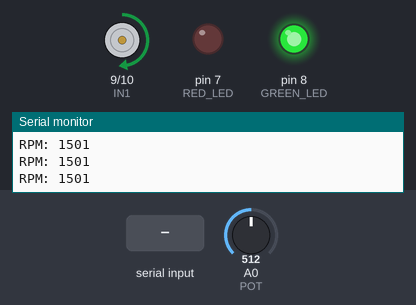
Bench run of a sketch on a simulated Arduino Uno, built with avr-gcc and run on an emulated ATmega328P. Shown: motor-driver pin pairs drawn as motors (green arrow = first pin HIGH = forward, orange = second pin HIGH = backward, longer = more drive, scaled by the enable pin), output pins drawn as LEDs (lit = HIGH), the last lines printed to the serial monitor. Inputs (shaded band) come from the test bench; at power-on: A0 (POT) = 512.

Above: at 1.2 s.
1.3 s: "FAILURE\n" received over Serial
At 1.9 s:
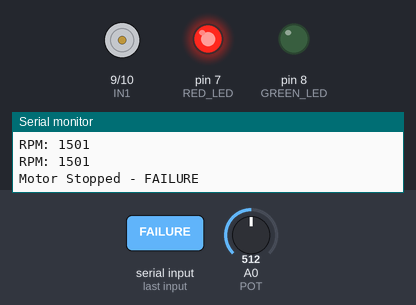
4.0 s: A0 (POT) set to 716
At 4.5 s:
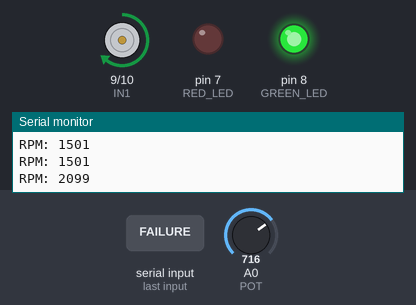
5.5 s: A0 (POT) set to 122
At 6.7 s:
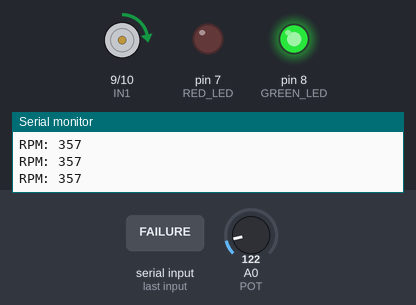
7.0 s: A0 (POT) set to 0
At 8.1 s:
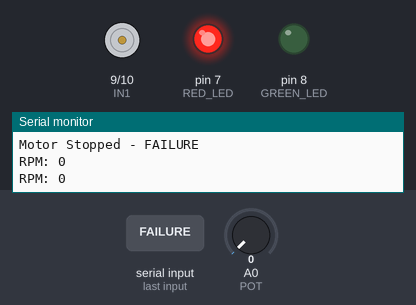
8.5 s: A0 (POT) set to 511
At 8.9 s:
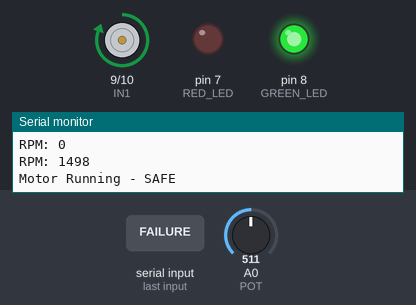
Timing chart, 0 to 11.5 s (numbered marks = the images above; inputs shaded):
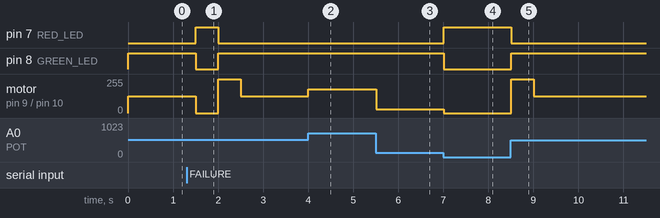

Measured:
- after the input at 1.3 s, pin 7 (RED_LED): LOW → HIGH after 0.20 s, → LOW 0.50 s later; pin 8 (GREEN_LED): HIGH → LOW after 0.20 s, → HIGH 0.50 s later; motor on pin 9 (IN1) / pin 10 (IN2): forward 127/255 → stopped after 0.20 s, → forward 255/255 0.50 s later, → forward 127/255 0.50 s later
- after the input at 4.0 s, motor on pin 9 (IN1) / pin 10 (IN2): forward 127/255 → forward 178/255 at once
- after the input at 5.5 s, motor on pin 9 (IN1) / pin 10 (IN2): forward 178/255 → forward 30/255 at once
- after the input at 7.0 s, pin 7 (RED_LED): LOW → HIGH at once; pin 8 (GREEN_LED): HIGH → LOW at once; motor on pin 9 (IN1) / pin 10 (IN2): forward 30/255 → stopped at once
- after the input at 8.5 s, pin 7 (RED_LED): HIGH → LOW at once; pin 8 (GREEN_LED): LOW → HIGH at once; motor on pin 9 (IN1) / pin 10 (IN2): stopped → forward 255/255 at once, → forward 127/255 0.50 s later

The sketch:

motor_control.ino
```cpp
// Pin Definitions
#define ENA 6       // Motor speed control (PWM)
#define IN1 9       // Motor direction control
#define IN2 10
#define POT A0      // Potentiometer
#define RED_LED 7   // Failure LED
#define GREEN_LED 8 // Normal LED

bool isMotorRunning = true; // Track motor state

void setup() {
    pinMode(ENA, OUTPUT);
    pinMode(IN1, OUTPUT);
    pinMode(IN2, OUTPUT);
    pinMode(RED_LED, OUTPUT);
    pinMode(GREEN_LED, OUTPUT);
    pinMode(POT, INPUT);

    Serial.begin(9600);
    startMotor();  // Start motor initially
}

void loop() {
    int potValue = analogRead(POT); // Read potentiometer value (0-1023)
    int motorSpeed = map(potValue, 0, 1023, 0, 255); // Convert to PWM (0-255)
    int rpm = map(potValue, 0, 1023, 0, 3000); // Simulated RPM

    Serial.print("RPM: ");
    Serial.println(rpm);

    analogWrite(ENA, motorSpeed); // Adjust motor speed dynamically

    // Control motor and LEDs based on RPM threshold
    if (rpm < 300) {
        if (isMotorRunning) {  // Only stop if running
            stopMotor();
            isMotorRunning = false;
        }
    } else {
        if (!isMotorRunning) { // Only start if stopped
            startMotor();
            isMotorRunning = true;
        }
    }

    // Check for Serial Commands (Optional)
    if (Serial.available()) {
        String command = Serial.readStringUntil('\n');
        command.trim();

        if (command == "FAILURE") {
            stopMotor();
            isMotorRunning = false;
        } else if (command == "SAFE") {
            startMotor();
            isMotorRunning = true;
        }
    }

    delay(500); // Reduce delay for more responsive updates
}

// Function to Start Motor & Set LED
void startMotor() {
    digitalWrite(IN1, HIGH);
    digitalWrite(IN2, LOW);
    analogWrite(ENA, 255);  // Ensure motor starts at full speed

    digitalWrite(GREEN_LED, HIGH);
    digitalWrite(RED_LED, LOW);

    Serial.println("Motor Running - SAFE");
}

// Function to Stop Motor & Set LED
void stopMotor() {
    digitalWrite(IN1, LOW);
    digitalWrite(IN2, LOW);
    analogWrite(ENA, 0); // Ensure motor stops

    digitalWrite(GREEN_LED, LOW);
    digitalWrite(RED_LED, HIGH);

    Serial.println("Motor Stopped - FAILURE");
}
```
